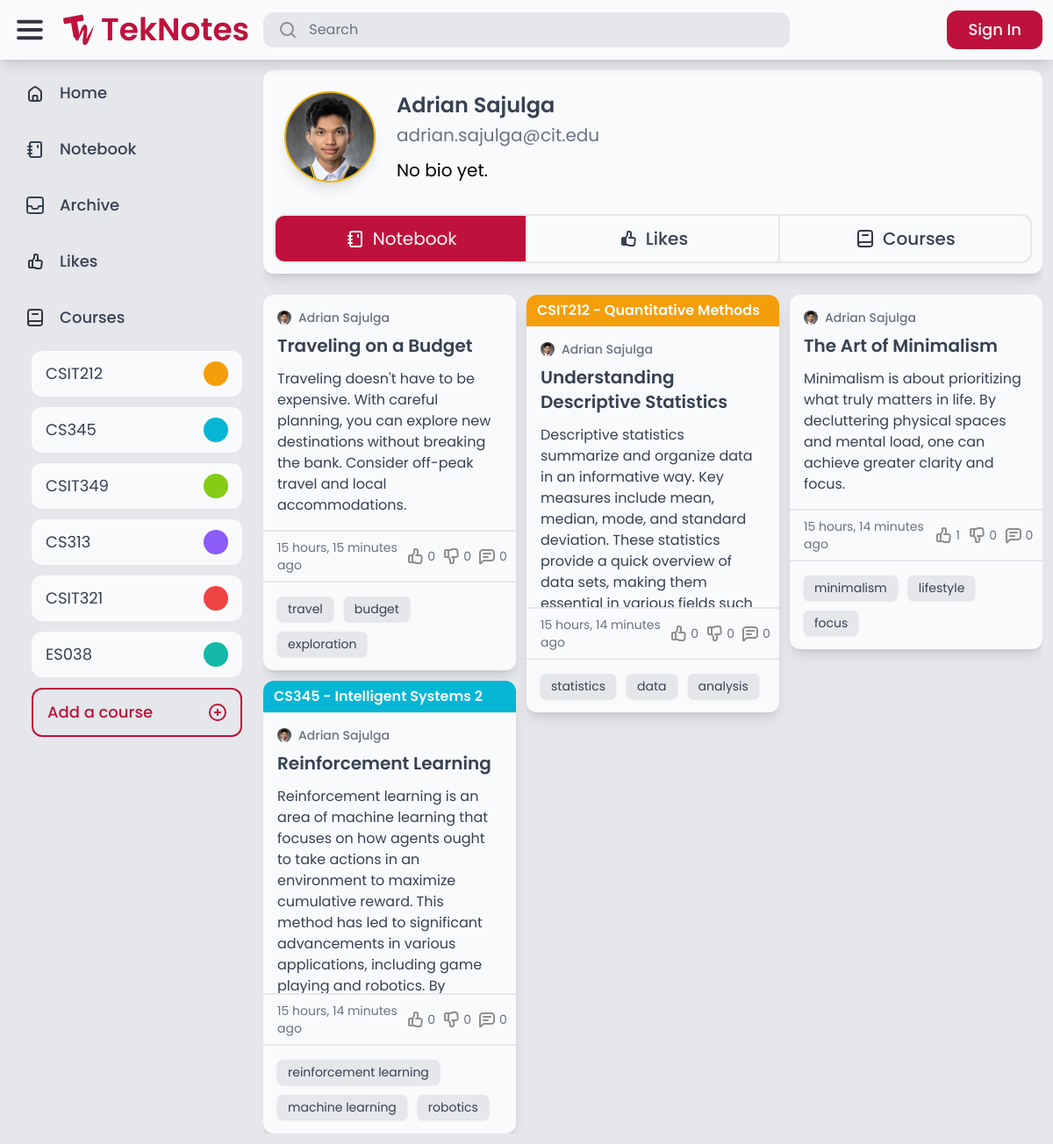
The page /auth/profile/4/notes/ on the database its author committed.
### course/models.py (models this page shows)
class Course(models.Model):
    COLORS = [
        ('red-500', 'Red'),
        ('orange-500', 'Orange'),
        ('amber-500', 'Amber'),
        ('lime-500', 'Lime'),
        ('green-500', 'Green'),
        ('emerald-500', 'Emerald'),
        ('teal-500', 'Teal'),
        ('cyan-500', 'Cyan'),
        ('blue-500', 'Blue'),
        ('indigo-500', 'Indigo'),
        ('violet-500', 'Violet'),
        ('purple-500', 'Purple'),
        ('fuchsia-500', 'Fuschia'),
        ('pink-500', 'Pink'),
    ]
    code = models.CharField(max_length=20)
    description = models.CharField(max_length=255)
    color = models.CharField(max_length=20, choices=COLORS, default='gray-500')
    created_by = models.ForeignKey(User, related_name='courses', on_delete=models.CASCADE)
    def __str__(self):
        return f'{self.code} - {self.description}'

### authentication/models.py (models this page shows, shortened)
class Profile(models.Model):
    user = models.OneToOneField(User, on_delete=models.CASCADE)
    bio = models.TextField(max_length=500, default='No bio yet.')
    avatar = models.ImageField(default="avatars/default.jpg", upload_to="avatars")
    location = models.CharField(max_length=30, blank=True)

### notes/models.py (models this page shows, shortened)
class Note(models.Model):
    title = models.CharField(max_length=255)
    content = models.TextField(max_length=255, blank=True)
    course = models.ForeignKey(Course, null=True, blank=True, on_delete=models.SET_NULL)
    created_by = models.ForeignKey(User, related_name='notes', on_delete=models.CASCADE)
    created_at = models.DateTimeField(auto_now_add=True)
    modified_at = models.DateTimeField(auto_now=True)
    tags = models.ManyToManyField(Tag, related_name='notes', blank=True)
    is_archived = models.BooleanField(default=False)
    is_private = models.BooleanField(default=False)

### tags/models.py (models this page shows)
class Tag(models.Model):
    name = models.CharField(max_length=50, unique=True)
    def __str__(self):
        return self.name

### authentication/views.py (the view)
# urls.py: path('profile/<int:user_id>/notes/', views.profile, name='profile'),
def profile(request, user_id):
    profile = Profile.objects.get(user__id=user_id)
    notes = Note.objects.filter(created_by=user_id, is_private=False)
    return render(request, 'authentication/profile.html', {
        'profile': profile,
        'notes': notes,
    })

### core/context_processors.py (called while the page is built)
def courses_list(request):
    return {
        'your_courses': Course.objects.all().distinct()
    }

### authentication/templates/authentication/profile.html (shortened to what this page needs)
{% extends 'core/base.html' %}
{% load static %}
{% block content %}
    <div class="flex flex-1 flex-col overflow-y-hidden">
        <div class="flex flex-col rounded-xl shadow-lg bg-gray-50">
            <div class="flex p-6 gap-6 h-full max-h-56">
                <div class="flex aspect-square h-full rounded-full bg-[url('{{ profile.avatar.url }}')] bg-cover border-2 border-yellow-500 shadow-lg"></div>
                <div class="flex flex-1 gap-3 items-start">
                    <div class="flex flex-col gap-3 items-baseline">
                        <div class="flex flex-col gap-1">
                            <p class="text-2xl text-gray-700 font-semibold"> {{ profile.user.first_name }} {{ profile.user.last_name }} </p>
                            <p class="text-xl text-gray-500"> {{ profile.user.email }} </p>
                        </div>
                        <p class="text-xl">{{ profile.bio }}</p>
                    </div>
                </div>
            </div>
            <div class="flex flex-wrap w-full p-3 items-start">
                <a href="{% url 'auth:profile' profile.user.id %}" class="transition-all flex flex-1 px-4 py-3 gap-2 rounded-l-xl justify-center border-2 border-gray-200 {% if '/notes/' in request.path %} bg-rose-700 text-gray-50 hover:shadow-lg {% else %} text-gray-700 font-medium hover:bg-gray-100 {% endif %}">
                    <img src="{% if '/notes/' in request.path %} {% static 'teknotes/images/notebook_white.svg' %} {% else %} {% static 'teknotes/images/notebook.svg' %} {% endif %}" alt="Notebook">
                    <p class="text-xl">Notebook</p>
                </a>
                <a href="{% url 'auth:profile_likes' profile.user.id %}" class="transition-all flex flex-1 px-4 py-3 gap-2 justify-center border-2 border-l-0 border-gray-200 {% if '/likes/' in request.path %} bg-rose-700 text-gray-50 hover:shadow-lg {% else %} text-gray-700 font-medium hover:bg-gray-100 {% endif %}">
                    <img src="{% if '/likes/' in request.path %} {% static 'teknotes/images/thumb_up_white.svg' %} {% else %} {% static 'teknotes/images/thumb_up_black.svg' %} {% endif %}" alt="Like">
                    <p class="text-xl">Likes</p>
                </a>
                <a href="{% url 'auth:profile_courses' profile.user.id %}" class="transition-all flex flex-1 px-4 py-3 gap-2 rounded-r-xl justify-center border-2 border-l-0 border-gray-200 {% if '/courses/' in request.path %} bg-rose-700 text-gray-50 hover:shadow-lg {% else %} text-gray-700 font-medium hover:bg-gray-100 {% endif %}">
                    <img src="{% if '/courses/' in request.path %} {% static 'teknotes/images/Course_white.svg' %} {% else %} {% static 'teknotes/images/Course.svg' %} {% endif %}" alt="Like">
                    <p class="text-xl">Courses</p>
                </a>
            </div>
        </div>
        <div class="flex flex-col flex-1 pt-6 gap-3 overflow-hidden">
            {% if notes.count >= 0 %}
                {% if notes.count > 0 %}
                    {% include 'notes/notes.html' %}
                {% else %}
                    {% if '/notes/' in request.path %}
                        {% include 'core/no_results.html' with message="No notes yet from" query=profile.user.first_name %}
                    {% else %}
                        {% include 'core/no_results.html' with message="No likes yet from" query=profile.user.first_name %}
                    {% endif %}
                {% endif %}
            {% endif %}
        </div>
    </div>
{% endblock %}

### core/templates/core/base.html (shortened to what this page needs)
{% extends 'core/core.html' %}
{% load static %}
{% block body %}
    <div class="flex flex-col h-full overflow-hidden">
        <header class="flex items-center w-full p-3 gap-3 shadow-lg z-10 bg-gray-50">
            <div class="flex flex-1 items-center gap-4">
                <img class="cursor-pointer" id="menu-icon" src="{% static 'teknotes/images/Menu.svg' %}" alt="Menu">
                <a href="/" class="flex items-center gap-2">
                    <img src="{% static 'teknotes/images/TekNotes-Logo.svg' %}" alt="Logo">
                    <p id="logo-text" class="font-semibold text-rose-700 text-4xl">TekNotes</p>
                </a>
                <form action="{% url 'advanced_search:search' %}" method="get" class="flex flex-1 max-w-[600px] px-4 py-2 rounded-xl bg-gray-200 transition-all hover:bg-gray-300 gap-3 cursor-text min-w-[0px]" onclick="this.querySelector('input[name=\'query\']').focus();">
                    <img src="{% static 'teknotes/images/Search.svg' %}" alt="Search">
                    <input name="query" class="placeholder-gray-500 w-full text-gray-700 bg-transparent border-none focus:outline-none min-w-[0px]" type="text" value="{{ query }}" placeholder="Search">
                </form>
            </div>
            <div class="flex items-center gap-4 h-full">
                {% if request.user.is_authenticated %}
                    <a href="{% url 'notes:tek_a_note' %}" class="flex bg-rose-700 rounded-xl gap-4 px-4 py-2 transition-all hover:shadow-lg">
                        <img src="{% static 'teknotes/images/Edit.svg' %}" alt="Edit">
                        <p class="new-note-text text-gray-50 font-medium text-lg">Tek a Note</p>
                    </a>
                    <div class="flex h-full">
                        <a href="{% url 'auth:logout' %}" class="transition-all flex gap-4 px-4 py-2 rounded-l-xl bg-gray-200 hover:shadow-lg">
                            <p class="text-gray-700 text-lg">Log out</p>
                        </a>
                        <a href="{% url 'auth:profile' request.user.id %}" class="transition-all flex h-full aspect-square rounded-r-xl bg-[url('{{ request.user.profile.avatar.url }}')] bg-cover border-2 border-gray-200 hover:shadow-lg"></a>
                    </div>
                {% else %}
                    <a href="{% url 'auth:login' %}" class="flex bg-rose-700 rounded-xl gap-4 px-6 py-2 transition-all hover:shadow-lg">
                        <p class="text-gray-50 font-medium text-lg">Sign In</p>
                    </a>
                {% endif %}
            </div>
        </header>
        <main class="flex bg-gray-200 h-full overflow-hidden">
            <nav class="flex flex-col w-full max-w-72 h-full p-3 gap-3 overflow-y-auto">
                <a href="/" class="nav-elem flex rounded-xl px-4 py-3 gap-4 {% if request.path == '/' %} active-nav bg-gray-50 px-6 py-3 shadow-lg border-l-8 border-rose-700 {% endif %}">
                    <img src="{% static 'teknotes/images/Home.svg' %}" alt="Home">
                    <p class="nav-text text-lg text-gray-700 font-medium">Home</p>
                </a>
                <a href="/notebook/" class="nav-elem flex rounded-xl px-4 py-3 gap-4 {% if request.path == '/notebook/' %} active-nav bg-gray-50 px-6 py-3 shadow-lg border-l-8 border-rose-700 {% endif %}">
                    <img src="{% static 'teknotes/images/notebook.svg' %}" alt="Notebook">
                    <p class="nav-text text-lg text-gray-700 font-medium">Notebook</p>
                </a>
                <a href="/archive/" class="nav-elem flex rounded-xl px-4 py-3 gap-4 {% if request.path == '/archive/' %} active-nav bg-gray-50 px-6 py-3 shadow-lg border-l-8 border-rose-700 {% endif %}">
                    <img src="{% static 'teknotes/images/Archive.svg' %}" alt="Archive">
                    <p class="nav-text text-lg text-gray-700 font-medium">Archive</p>
                </a>
                <a href="/likes/" class="nav-elem flex rounded-xl px-4 py-3 gap-4 {% if request.path == '/likes/' %} active-nav bg-gray-50 px-6 py-3 shadow-lg border-l-8 border-rose-700 {% endif %}">
                    <img src="{% static 'teknotes/images/Likes.svg' %}" alt="Likes">
                    <p class="nav-text text-lg text-gray-700 font-medium">Likes</p>
                </a>
                <div class="nav-elem flex rounded-xl px-4 py-3 gap-4">
                    <img src="{% static 'teknotes/images/Course.svg' %}" alt="Courses">
                    <p class="nav-text text-lg text-gray-700 font-medium">Courses</p>
                </div>
                <div id="courses" class="flex flex-col pl-6 gap-3">
                    {% for course in your_courses %}
                        <a href="{% url 'advanced_search:search_by_course' course.id %}" class="group transition-all course-elem nav-elem flex rounded-xl px-4 py-3 justify-between bg-gray-50 hover:bg-{{ course.color }}">
                            <p class="course-text text-lg text-gray-700 group-hover:text-gray-50">{{ course.code }}</p>
                            <div class="rounded-full bg-{{ course.color }} group-hover:bg-gray-50 h-full min-h-7 aspect-square course-color"></div>
                        </a>
                    {% endfor %}
                    <a id="add-course" href="{% url 'course:add_a_course' %}" class="transition-all course-elem nav-elem flex rounded-xl px-4 py-3 justify-between border-2 border-rose-700 hover:bg-rose-700 text-rose-700 hover:text-gray-50 hover:font-regular">
                        <p class="course-text text-lg font-medium">Add a course</p>
                        <img src="{% static 'teknotes/images/Add.svg' %}" alt="Courses">
                    </a>
                </div>
            </nav>
            <div class="flex flex-col flex-1 h-full p-3 gap-3 overflow-hidden">
                {% block content %}
                {% endblock %}
            </div>
        </main>
    </div>
{% endblock %}

### notes/templates/notes/notes.html (shortened to what this page needs)
<div class="flex flex-1 {% if not no_scroll %} overflow-hidden overflow-y-auto {% endif %}">
    <div id="notes" class="flex flex-1 gap-3" style="display: none;">
        {% for note in notes %}
            <div class="note" data-note-id="{{ note.id }}">
                {% include 'notes/note.html' %}
            </div>
        {% endfor %}
    </div>
    <div id="notes-container" class="flex flex-1 gap-3"></div>
</div>

### notes/templates/notes/note.html (shortened to what this page needs)
{% load static %}
{% load custom_filters %}
<div class="rounded-xl hover:bg-gray-100 transition-all {% if note.is_private %} border-2 border-dashed border-gray-500 {% else %} bg-gray-50 shadow-lg hover:shadow-xl {% endif %}">
    <a href="{% url 'notes:note_detail' note.id %}" class="flex flex-col {% if note.is_archived %} opacity-70 {% endif %}">
        {% if note.course %}
            <div class="flex {% if note.is_private %} border-b-2 border-dashed border-gray-500 {% else %} bg-{{ note.course.color }} {% endif %} px-3 py-1.5 rounded-t-xl">
                <p class="{% if note.is_private %} text-{{ note.course.color }} {% else %} text-gray-50 {% endif %} font-semibold">{{ note.course }}</p>
            </div>
        {% endif %}
        <div class="flex flex-col p-4 gap-3 max-h-80 overflow-hidden">
            <div class="flex flex-col gap-2">
                <div class="flex gap-2 items-center">
                    <img src="{{ note.created_by.profile.avatar.url }}" alt="Profile Image" class="h-4 w-4 aspect-square rounded-full">
                    <p class="text-gray-500 font-medium text-sm">{{ note.created_by.first_name }} {{ note.created_by.last_name }}</p>
                </div>
                <h1 class="text-xl text-gray-700 font-semibold">{{ note.title }}</h1>
            </div>
            <div class="">
                <p class="text-gray-700">
                    {{ note.content }}
                </p>
            </div>
        </div>
        <div class="flex justify-between px-4 py-2 border-t-2 {% if note.is_private %} border-gray-500 border-dashed {% else %} border-gray-200 {% endif %}">
            <p class="text-gray-500 text-sm">{{ note.modified_at|timesince }} ago</p>
            <div class="flex gap-3">
                <div class="flex gap-0.5 items-center">
                    <img src="{% if request.user.is_authenticated and note|is_liked:request.user %}{% static 'teknotes/images/thumbed_up.svg' %}{% else %}{% static 'teknotes/images/thumb_up.svg' %}{% endif %}" alt="thumb_up">
                    <p class="text-sm {% if request.user.is_authenticated and note|is_liked:request.user %}text-yellow-500 font-medium{% else %}text-gray-500{% endif %}">{{ note.likes.count }}</p>
                </div>
                <div class="flex gap-0.5 items-center">
                    <img src="{% if request.user.is_authenticated and note|is_disliked:request.user %}{% static 'teknotes/images/thumbed_down.svg' %}{% else %}{% static 'teknotes/images/thumb_down.svg' %}{% endif %}" alt="thumb_down">
                    <p class="text-sm {% if request.user.is_authenticated and note|is_disliked:request.user %}text-yellow-500 font-medium{% else %}text-gray-500{% endif %}">{{ note.dislikes.count }}</p>
                </div>
                <div class="flex gap-0.5 items-center">
                    <img src="{% static 'teknotes/images/comment.svg' %}" alt="comment">
                    <p class="text-sm text-gray-500">{{ note.comments.count }}</p>
                </div>
            </div>
        </div>
        {% if note.tags.count > 0 %}
            <div class="flex flex-wrap p-4 gap-3 border-t-2 {% if note.is_private %} border-gray-500 border-dashed {% else %} border-gray-200 {% endif %}">
                {% for tag in note.tags.all|slice:":3" %}
                    <p class="text-sm text-gray-700 shadow px-3 py-1 rounded-md inline-block {% if note.is_private %} bg-gray-50 {% else %} bg-gray-200 {% endif %}">{{ tag }}</p>
                {% endfor %}
            </div>
        {% endif %}
    </a>
</div>

### rows shown on the page
Course: code "CSIT212"
Course: code "CS345"
Course: code "CSIT349"
Course: code "CS313"
Course: code "CSIT321"
Course: code "ES038"
Profile: avatar (picture), user.first_name "Adrian", user.last_name "Sajulga", user.email "adrian.sajulga@cit.edu", bio "No bio yet."
Note: created_by.profile.avatar (picture), created_by.first_name "Adrian", created_by.last_name "Sajulga", title "Traveling on a Budget", content "Traveling doesn't have to be expensive. With careful planning, you can explore new destinations without breaking the bank. Consider off-peak travel and local accommodations.", modified_at "15 hours, 15 minutes", likes.count "0", dislikes.count "0", comments.count "0"
Tag: name "travel"
Tag: name "budget"
Tag: name "exploration"
Note: course "CSIT212 - Quantitative Methods", created_by.profile.avatar (picture), created_by.first_name "Adrian", created_by.last_name "Sajulga", title "Understanding Descriptive Statistics", content "Descriptive statistics summarize and organize data in an informative way. Key measures include mean, median, mode, and standard deviation. These statistics provide a quick overview of data sets, making them…", modified_at "15 hours, 14 minutes", likes.count "0", dislikes.count "0", comments.count "0"
Tag: name "statistics"
Tag: name "data"
Tag: name "analysis"
Note: created_by.profile.avatar (picture), created_by.first_name "Adrian", created_by.last_name "Sajulga", title "The Art of Minimalism", content "Minimalism is about prioritizing what truly matters in life. By decluttering physical spaces and mental load, one can achieve greater clarity and focus.", modified_at "15 hours, 14 minutes", likes.count "1", dislikes.count "0", comments.count "0"
Tag: name "minimalism"
Tag: name "lifestyle"
Tag: name "focus"
Note: course "CS345 - Intelligent Systems 2", created_by.profile.avatar (picture), created_by.first_name "Adrian", created_by.last_name "Sajulga", title "Reinforcement Learning", content "Reinforcement learning is an area of machine learning that focuses on how agents ought to take actions in an environment to maximize cumulative reward. This method has led to significant advancements in various applications, including game playing and robotics. By…", modified_at "15 hours, 14 minutes", likes.count "0", dislikes.count "0", comments.count "0"
Tag: name "reinforcement learning"
Tag: name "machine learning"
Tag: name "robotics"
